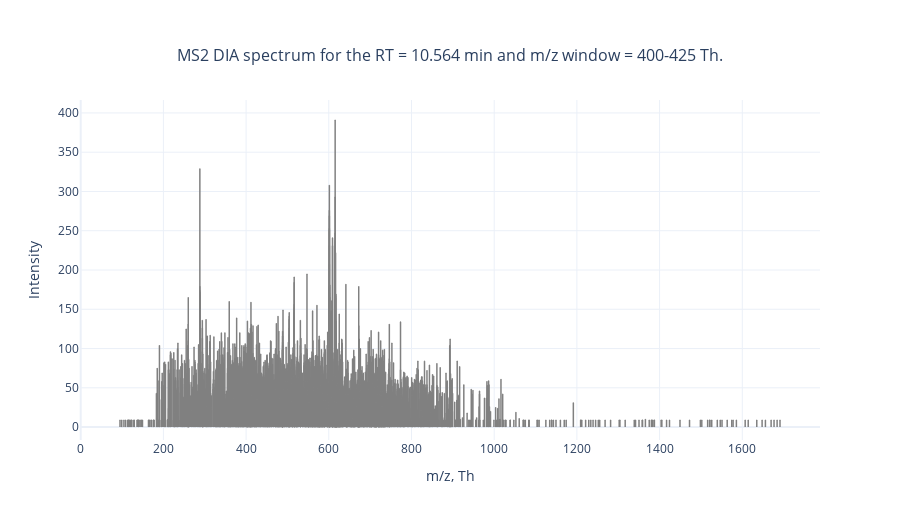

Here is the notebook cell this chart was saved with:
### Code cell
plot_mass_spectra(
    mz_values=peptide_data.mz_values.values, 
    intensity_values=peptide_data.intensity_values.values,
    title='MS2 DIA spectrum for the RT = 10.564 min and m/z window = 400-425 Th.'
).show(config=utils.config)
